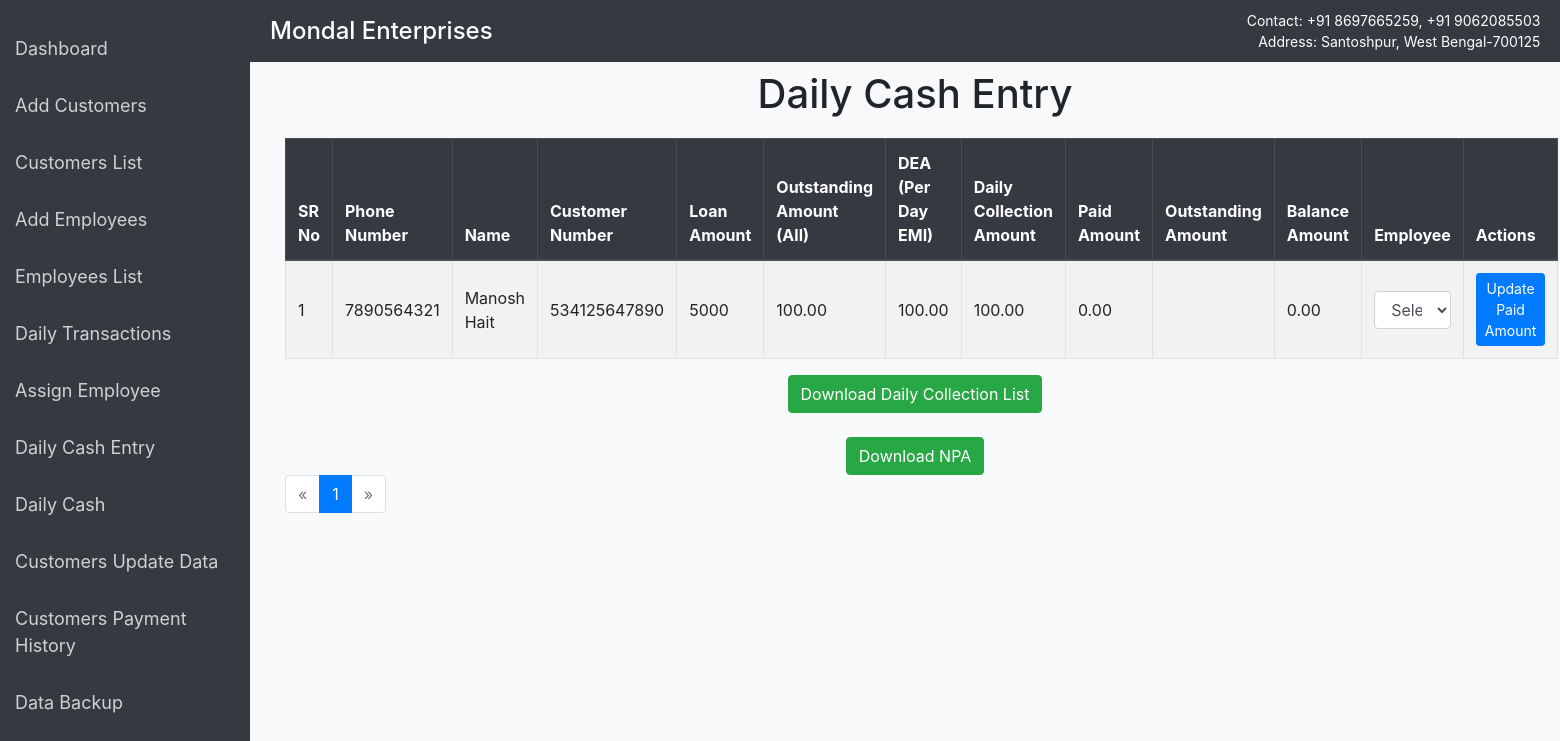
Page /daily-cash-entry/ (signed in) on the committed database.
### financeapp/models.py (models this page shows, shortened)
class LoanDetail(models.Model):
    customer = models.ForeignKey(Customer, on_delete=models.CASCADE)
    employee = models.ForeignKey(Employee, on_delete=models.SET_NULL, null=True, blank=True)
    sr_no = models.IntegerField()
    date = models.DateField()
    opening_outstand = models.DecimalField(max_digits=10, decimal_places=2)
    dea = models.DecimalField(max_digits=10, decimal_places=2)
    closing_outstand = models.DecimalField(max_digits=10, decimal_places=2)
    status_paid_unpaid = models.CharField(max_length=10, blank=True, null=True)
    paid_amount = models.DecimalField(max_digits=10, decimal_places=2, default=0)
    balance_amount = models.DecimalField(max_digits=10, decimal_places=2, default=0)
    daily_collection_amount = models.DecimalField(max_digits=10, decimal_places=2, default=0)

class Customer(models.Model):
    customer_number = models.CharField(max_length=20, default='')
    first_name = models.CharField(max_length=100, default='')
    last_name = models.CharField(max_length=100, default='')
    address = models.TextField(default='')
    phone_number = models.CharField(max_length=15, default='')
    loan_amount = models.IntegerField(default=5000)
    per_day_emi = models.IntegerField(default=100)
    opening_date = models.DateField(default=date.today)
    closing_date = models.DateField(null=True, blank=True)
    total_amount = models.IntegerField(null=True, blank=True)
    emi_due = models.DecimalField(max_digits=10, decimal_places=2, default=0)
    received_amount = models.IntegerField(default=0)
    balance_due = models.DecimalField(max_digits=10, decimal_places=2, default=0)
    photo = models.ImageField(upload_to='customer_photos/', null=True, blank=True)
    guarantor_name = models.CharField(max_length=100, blank=True, default='NA')
    guarantor_phone_number = models.CharField(max_length=15, blank=True, default='NA')

### financeapp/views.py (the view)
# urls.py: path('daily-cash-entry/', daily_cash_entry, name='daily_cash_entry'),
@login_required
def daily_cash_entry(request):
    customers = Customer.objects.all()
    loan_details = []
    employees = Employee.objects.all()
    for customer in customers:
        latest_loan_detail = LoanDetail.objects.filter(customer=customer, date=date.today()).first()
        if latest_loan_detail:
            loan_details.append(latest_loan_detail)
    paginator = Paginator(loan_details, 2)  # Show 2 loan details per page.
    page_number = request.GET.get('page')
    page_obj = paginator.get_page(page_number)
    return render(request, 'financeapp/daily_cash_entry.html',{
        'loan_details': loan_details,
        'employees': employees,
        'page_obj': page_obj
    })

### financeapp/templates/financeapp/daily_cash_entry.html (shortened to what this page needs)
<!DOCTYPE html>
<html>
<head>
    <link href="https://stackpath.bootstrapcdn.com/bootstrap/4.5.2/css/bootstrap.min.css" rel="stylesheet">
</head>
<body>
    <div class="taskbar">
        <div>
            <h1>Mondal Enterprises</h1>
        </div>
        <div class="contact-info">
            <p>Contact: +91 8697665259, +91 9062085503</p>
            <p>Address: Santoshpur, West Bengal-700125</p>
        </div>
    </div>
    <div class="sidebar">
        <a href="{% url 'dashboard' %}">Dashboard</a>
        <a href="{% url 'add_customer' %}">Add Customers</a>
        <a href="{% url 'customers_list' %}">Customers List</a>
        <a href="{% url 'add_employee' %}">Add Employees</a>
        <a href="{% url 'employees_list' %}">Employees List</a>
        <a href="{% url 'daily_transactions' %}">Daily Transactions</a>
        <a href="{% url 'assign_employee' %}">Assign Employee</a>
        <a href="{% url 'daily_cash_entry' %}">Daily Cash Entry</a>
        <a href="{% url 'daily_cash' %}">Daily Cash</a>
        <a href="{% url 'customers_update_data' %}">Customers Update Data</a>
        <a href="{% url 'customers_payment_history' %}">Customers Payment History</a>
        <a href="{% url 'data_backup' %}">Data Backup</a>
    </div>
    <div class="container">
        <h1 class="text-center">Daily Cash Entry</h1>
        <table class="table table-striped table-bordered">
            <thead class="thead-dark">
                <tr>
                    <th scope="col">SR No</th>
                    <th scope="col">Phone Number</th>
                    <th scope="col">Name</th>
                    <th scope="col">Customer Number</th>
                    <th scope="col">Loan Amount</th>
                    <th scope="col">Outstanding Amount (All)</th>
                    <th scope="col">DEA (Per Day EMI)</th>
                    <th scope="col">Daily Collection Amount</th>
                    <th scope="col">Paid Amount</th>
                    <th scope="col">Outstanding Amount</th>
                    <th scope="col">Balance Amount</th>
                    <th scope="col">Employee</th>
                    <th scope="col">Actions</th>
                </tr>
            </thead>
            <tbody>
                {% for detail in page_obj %}
                    <tr id="loan-detail-{{ detail.id }}">
                        <td>{{ forloop.counter }}</td>
                        <td>{{ detail.customer.phone_number }}</td>
                        <td>{{ detail.customer.first_name }} {{ detail.customer.last_name }}</td>
                        <td>{{ detail.customer.customer_number }}</td>
                        <td>{{ detail.customer.loan_amount }}</td>
                        <td>{{ detail.opening_outstand }}</td>
                        <td>{{ detail.dea }}</td>
                        <td>{{ detail.daily_collection_amount }}</td>
                        <td id="paid-amount-{{ detail.id }}">{{ detail.paid_amount }}</td>
                        <td id="outstanding-amount-{{ detail.id }}">{{ detail.outstanding_amount }}</td>
                        <td id="balance-amount-{{ detail.id }}">{{ detail.balance_amount }}</td>
                        <td>
                            <select class="form-control employee-dropdown" id="employee-{{ detail.id }}">
                                <option value="">Select Employee</option>
                            </select>
                        </td>
                        <td>
                            <button class="btn btn-primary btn-sm update-paid-amount" data-id="{{ detail.id }}">Update Paid Amount</button>
                        </td>
                    </tr>
                {% endfor %}
            </tbody>
        </table>
        <div class="text-center">
            <a href="{% url 'generate_daily_csv' %}" class="btn btn-success">Download Daily Collection List</a>
        </div>
        <div class="text-center">
            <a href="{% url 'generate_csv_npa' %}" class="btn btn-success">Download NPA</a>
        </div>
        <div class="pagination">
            <nav>
                <ul class="pagination">
                    {% if page_obj.has_previous %}
                    <li class="page-item">
                        <a class="page-link" href="?page={{ page_obj.previous_page_number }}" aria-label="Previous">
                            <span aria-hidden="true">&laquo;</span>
                        </a>
                    </li>
                    {% else %}
                    <li class="page-item disabled">
                        <span class="page-link" aria-hidden="true">&laquo;</span>
                    </li>
                    {% endif %}
                    {% for num in page_obj.paginator.page_range %}
                    <li class="page-item {% if page_obj.number == num %}active{% endif %}">
                        <a class="page-link" href="?page={{ num }}">{{ num }}</a>
                    </li>
                    {% endfor %}
                    {% if page_obj.has_next %}
                    <li class="page-item">
                        <a class="page-link" href="?page={{ page_obj.next_page_number }}" aria-label="Next">
                            <span aria-hidden="true">&raquo;</span>
                        </a>
                    </li>
                    {% else %}
                    <li class="page-item disabled">
                        <span class="page-link" aria-hidden="true">&raquo;</span>
                    </li>
                    {% endif %}
                </ul>
            </nav>
        </div>
    </div>
</body>
</html>

### financeapp/templates/financeapp/daily_cash_entry.html (style rules this page uses)
body { padding-top: 20px; background-color: #f8f9fa; }
.sidebar { height: 100%; width: 250px; position: fixed; z-index: 1; top: 0; left: 0; background-color: #343a40; padding-top: 20px; }
.sidebar a { padding: 15px; text-decoration: none; font-size: 18px; color: #d1d1d1; display: block; }
.container { margin-top: 50px; margin-left: 270px; max-width: calc(100% - 270px); }
h1 { margin-bottom: 20px; }
table { background-color: #fff; border-radius: 5px; }
.table th, .table td { vertical-align: middle; }
.taskbar { position: fixed; top: 0; left: 250px; width: 84%; background-color: #343a40; color: white; padding: 10px 20px; display: flex; justify-content: space-between; align-items: center; z-index: 2; }
.taskbar .contact-info { text-align: right; }
.taskbar h1 { margin: 0; font-size: 24px; }
.taskbar p { margin: 0; font-size: 14px; }

### rows in the picture
LoanDetail: customer.phone_number "7890564321", customer.first_name "Manosh", customer.last_name "Hait", customer.customer_number "534125647890", customer.loan_amount "5000", opening_outstand "100.00", dea "100.00", daily_collection_amount "100.00", paid_amount "0.00", balance_amount "0.00"

### other values in the picture
{{ num }} "1"
